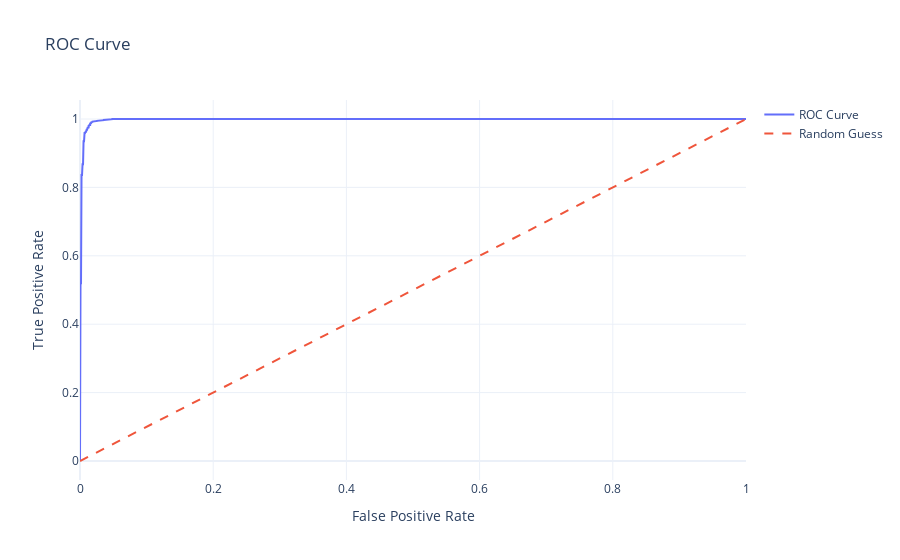

Source (notebook cell):
### Code cell
# ROC Curve
fpr, tpr, _ = roc_curve(y_test, y_pred_proba)
roc_fig = go.Figure()
roc_fig.add_trace(go.Scatter(x=fpr, y=tpr, mode='lines', name='ROC Curve'))
roc_fig.add_trace(go.Scatter(x=[0, 1], y=[0, 1], mode='lines', name='Random Guess', line=dict(dash='dash')))
roc_fig.update_layout(title='ROC Curve', xaxis_title='False Positive Rate', yaxis_title='True Positive Rate',
                      template='plotly_white')

### Figure 1 — Plotly figure (JSON) as saved in the notebook; plotly's stock layout.template omitted (floating-point values rounded to 4 significant figures; data arrays with more than 128 entries replaced by an {"elided": "..."} marker saying what was removed)
{"data": [{"mode": "lines", "name": "ROC Curve", "type": "scatter", "x": {"elided": "645 float values"}, "y": {"elided": "645 float values"}}, {"line": {"dash": "dash"}, "mode": "lines", "name": "Random Guess", "type": "scatter", "x": [0, 1], "y": [0, 1]}], "layout": {"autosize": true, "title": {"text": "ROC Curve"}, "xaxis": {"autorange": true, "range": [0, 1], "title": {"text": "False Positive Rate"}, "type": "linear"}, "yaxis": {"autorange": true, "range": [-0.05556, 1.056], "title": {"text": "True Positive Rate"}, "type": "linear"}}}
